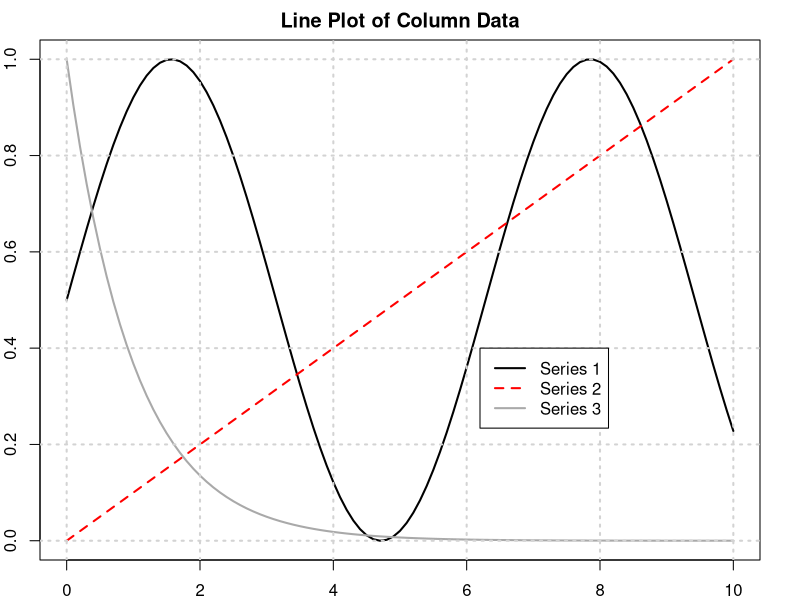

Generate this figure with R:
#create line plot from column data

# Mise en place
rm(list = ls())

#read data 
M=read.table("../example_data/column_data.txt",sep=" ",header=FALSE)


x <- cbind(M[ ,1],M[ ,1],M[ ,1])
y <- cbind(M[ ,2],M[ ,3],M[ ,4])
#plotting margins.  
par(mar = c(2,2,2,2), font = 1.5)

matplot(x,y,type="l",xlab="X",ylab="Y",main="Line Plot of Column Data",
        col=c("black", "red", "darkgray"), lwd=c(2), lty=c(1,2,1))

grid(col = "lightgray", lty = "dotted",
     lwd = c(2))

#add a legend
legend(6.2,0.4, c("Series 1","Series 2","Series 3"), lty=c(1,2,1),
       lwd=c(2,2),col=c("black","red","darkgray")) 
